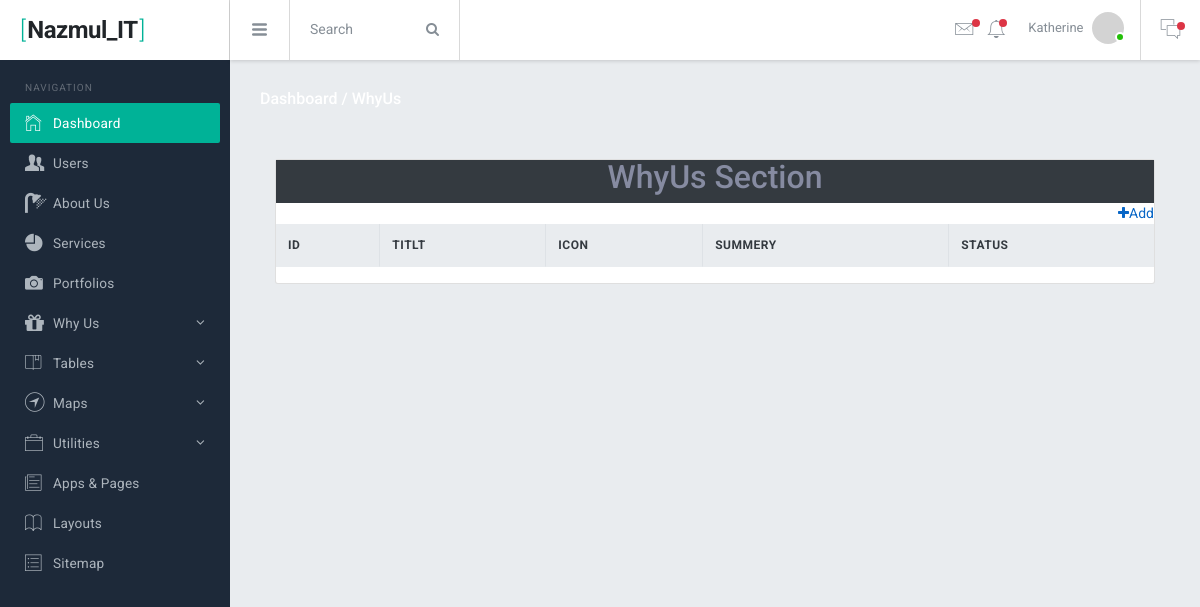
Before: /Dashboard/whyus.php (signed in) with the older database file.
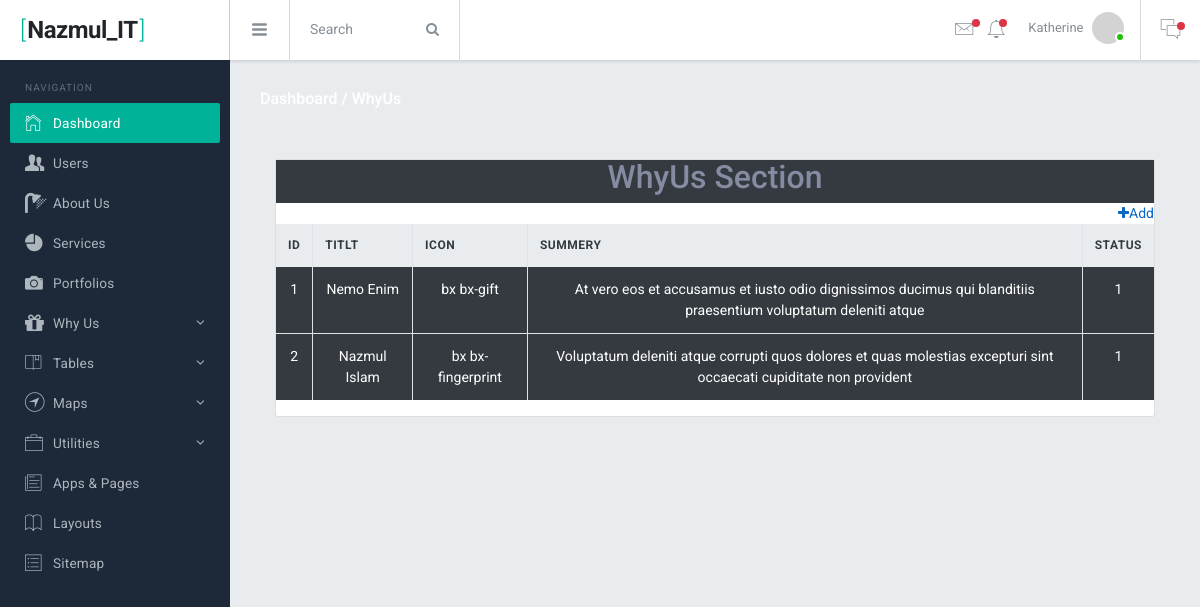
After: the same page with the newer database file.
### tables this page shows
CREATE TABLE `whyus` (
  `id` tinyint(11) UNSIGNED NOT NULL,
  `title` varchar(255) DEFAULT NULL,
  `icon` varchar(255) DEFAULT NULL,
  `category` varchar(255) DEFAULT NULL,
  `status` tinyint(4) NOT NULL DEFAULT 1
);

### Dashboard/whyus.php (the view)
<?php
  require_once'../db.php';
  include'include/header.php';
  $select="SELECT * FROM whyus";
  $whyus=mysqli_query($db, $select);
?>
<div class="br-mainpanel">
  <div class="pd-30">
    <h6 class="tx-gray-800 mg-b-5">
      <a class="tx-white" href="dashboard.php">Dashboard /</a>
      <a class="tx-white" href="#">WhyUs</a>
    </h6>
  </div>
  <div class="br-pagebody mg-t-5 pd-x-30">
    <div class="col-12 m-auto">
      <div class="card mt-sm-3">
        <table class="table table-bordered mt-30 text-center">
          <div class="text-center bg-dark">
            <h2>WhyUs Section</h2>
          </div>
          <a class="text-right" href="add-whyus.php"><i class="fa fa-plus"></i>Add</a>
          <thead class="thead-light text-center">
            <tr>
              <th>ID</th>
              <th>Titlt</th>
              <th>Icon</th>
              <th>Summery</th>
              <th>Status</th>
            </tr>
          </thead>
          <tbody class="tx-white text-center">
            <?php
              foreach ($whyus as $key => $value) {
                ?>
              <tr>
                <td class="bg-dark"><?php echo ++$key?></td>
                <td class="bg-dark"><?php echo $value['title'];?></td>
                <td class="bg-dark"><?php echo $value['icon'];?></td>
                <td class="bg-dark"><?php echo $value['category'];?></td>
                <td class="bg-dark"><?php echo $value['status'];?></td>
              </tr>
              <?php
              }
            ?>
          </tbody>
        </table>
      </div>
    </div>
  </div>
</div>
<?php include'include/footer.php'?>

### Dashboard/include/header.php (shortened to what this page needs)
<!DOCTYPE html>
<html lang="en">
  <head>
    <link href="assets/lib/font-awesome/css/font-awesome.css" rel="stylesheet">
    <link href="assets/lib/Ionicons/css/ionicons.css" rel="stylesheet">
    <link href="assets/lib/perfect-scrollbar/css/perfect-scrollbar.css" rel="stylesheet">
    <link href="assets/lib/jquery-switchbutton/jquery.switchButton.css" rel="stylesheet">
    <link href="assets/lib/rickshaw/rickshaw.min.css" rel="stylesheet">
    <link href="assets/lib/chartist/chartist.css" rel="stylesheet">
    <link rel="stylesheet" href="assets/css/bracket.css">
  </head>
  <body>
    <div class="br-logo"><a href=""><span>[</span>Nazmul_IT<span>]</span></a></div>
    <div class="br-sideleft overflow-y-auto">
      <label class="sidebar-label pd-x-15 mg-t-20">Navigation</label>
      <div class="br-sideleft-menu">
        <a href="dashboard.php" class="br-menu-link active">
          <div class="br-menu-item">
            <i class="menu-item-icon icon ion-ios-home-outline tx-22"></i>
            <span class="menu-item-label">Dashboard</span>
          </div>
        </a>
        <a href="users.php" class="br-menu-link">
          <div class="br-menu-item">
            <i class="menu-item-icon icon icon ion-person-stalker tx-22"></i>
            <span class="menu-item-label">Users</span>
          </div>
        </a>
        <a href="#" class="br-menu-link">
          <div class="br-menu-item">
            <i class="menu-item-icon icon icon fa fa-shower tx-20"></i>
            <span class="menu-item-label">About Us</span>
          </div>
        </a>
        <a href="service.php" class="br-menu-link">
          <div class="br-menu-item">
            <i class="menu-item-icon icon ion-pie-graph tx-20"></i>
            <span class="menu-item-label">Services</span>
          </div>
        </a>
        <a href="portfolios.php" class="br-menu-link">
          <div class="br-menu-item">
            <i class="menu-item-icon icon ion-camera tx-22"></i>
            <span class="menu-item-label">Portfolios</span>
          </div>
        </a>
        <a href="whyus.php" class="br-menu-link">
          <div class="br-menu-item">
            <i class="menu-item-icon fa fa-gift tx-22"></i>
            <span class="menu-item-label">Why Us</span>
            <i class="menu-item-arrow fa fa-angle-down"></i>
          </div>
        </a>
        <a href="#" class="br-menu-link">
          <div class="br-menu-item">
            <i class="menu-item-icon icon ion-ios-bookmarks-outline tx-20"></i>
            <span class="menu-item-label">Tables</span>
            <i class="menu-item-arrow fa fa-angle-down"></i>
          </div>
        </a>
        <a href="#" class="br-menu-link">
          <div class="br-menu-item">
            <i class="menu-item-icon icon ion-ios-navigate-outline tx-24"></i>
            <span class="menu-item-label">Maps</span>
            <i class="menu-item-arrow fa fa-angle-down"></i>
          </div>
        </a>
        <a href="#" class="br-menu-link">
          <div class="br-menu-item">
            <i class="menu-item-icon icon ion-ios-briefcase-outline tx-22"></i>
            <span class="menu-item-label">Utilities</span>
            <i class="menu-item-arrow fa fa-angle-down"></i>
          </div>
        </a>
        <a href="pages.html" class="br-menu-link">
          <div class="br-menu-item">
            <i class="menu-item-icon icon ion-ios-paper-outline tx-22"></i>
            <span class="menu-item-label">Apps &amp; Pages</span>
          </div>
        </a>
        <a href="layouts.html" class="br-menu-link">
          <div class="br-menu-item">
            <i class="menu-item-icon icon ion-ios-book-outline tx-22"></i>
            <span class="menu-item-label">Layouts</span>
          </div>
        </a>
        <a href="sitemap.html" class="br-menu-link">
          <div class="br-menu-item">
            <i class="menu-item-icon icon ion-ios-list-outline tx-22"></i>
            <span class="menu-item-label">Sitemap</span>
          </div>
        </a>
      </div>
    </div>
    <div class="br-header">
      <div class="br-header-left">
        <div class="navicon-left hidden-md-down"><a id="btnLeftMenu" href=""><i class="icon ion-navicon-round"></i></a></div>
        <div class="input-group hidden-xs-down wd-170 transition">
          <input id="searchbox" type="text" class="form-control" placeholder="Search">
          <span class="input-group-btn">
            <button class="btn btn-secondary" type="button"><i class="fa fa-search"></i></button>
          </span>
        </div>
      </div>
      <div class="br-header-right">
        <nav class="nav">
          <div class="dropdown">
            <a href="" class="nav-link pd-x-7 pos-relative" data-toggle="dropdown">
              <i class="icon ion-ios-email-outline tx-24"></i>
              <span class="square-8 bg-danger pos-absolute t-15 r-0 rounded-circle"></span>
            </a>
          </div>
          <div class="dropdown">
            <a href="" class="nav-link pd-x-7 pos-relative" data-toggle="dropdown">
              <i class="icon ion-ios-bell-outline tx-24"></i>
              <span class="square-8 bg-danger pos-absolute t-15 r-5 rounded-circle"></span>
            </a>
          </div>
          <div class="dropdown">
            <a href="" class="nav-link nav-link-profile" data-toggle="dropdown">
              <span class="logged-name hidden-md-down">Katherine</span>
              <img src="http://via.placeholder.com/64x64" class="wd-32 rounded-circle" alt="">
              <span class="square-10 bg-success"></span>
            </a>
          </div>
        </nav>
        <div class="navicon-right">
          <a id="btnRightMenu" href="" class="pos-relative">
            <i class="icon ion-ios-chatboxes-outline"></i>
            <span class="square-8 bg-danger pos-absolute t-10 r--5 rounded-circle"></span>
          </a>
        </div>
      </div>
    </div>

### Dashboard/include/footer.php (shortened to what this page needs)
  </body>
</html>

### Dashboard/include/header.php (style rules this page uses)
body { background:url(https://images.pexels.com/photos/36487/above-adventure-aerial-air.jpg?auto=compress&cs=tinysrgb&dpr=2&h=650&w=940); }

Changed rows visible on the page:
added whyus: title "Nemo Enim", icon "bx bx-gift", category "At vero eos et accusamus et iusto odio dignissimos ducimus qui blanditiis praesentium voluptatum deleniti atque", status "1"
added whyus: title "Nazmul Islam", icon "bx bx-fingerprint", category "Voluptatum deleniti atque corrupti quos dolores et quas molestias excepturi sint occaecati cupiditate non provident", status "1"
